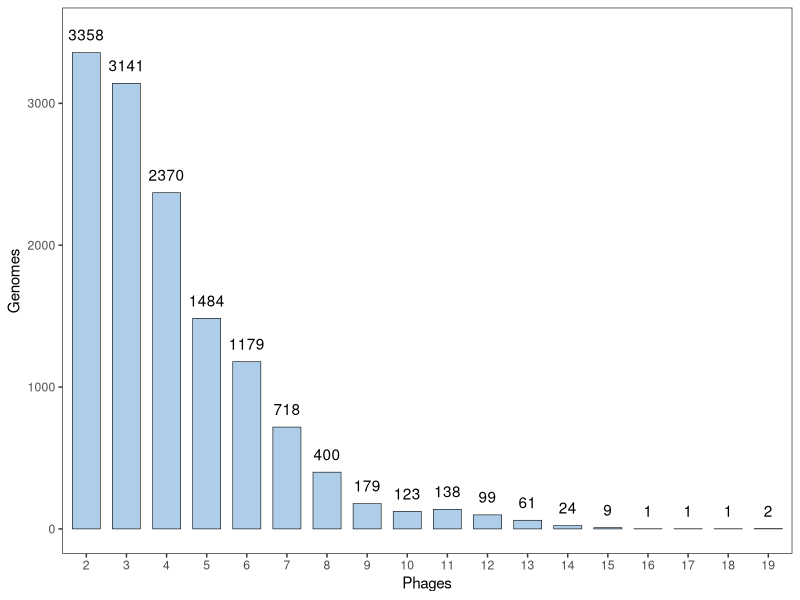
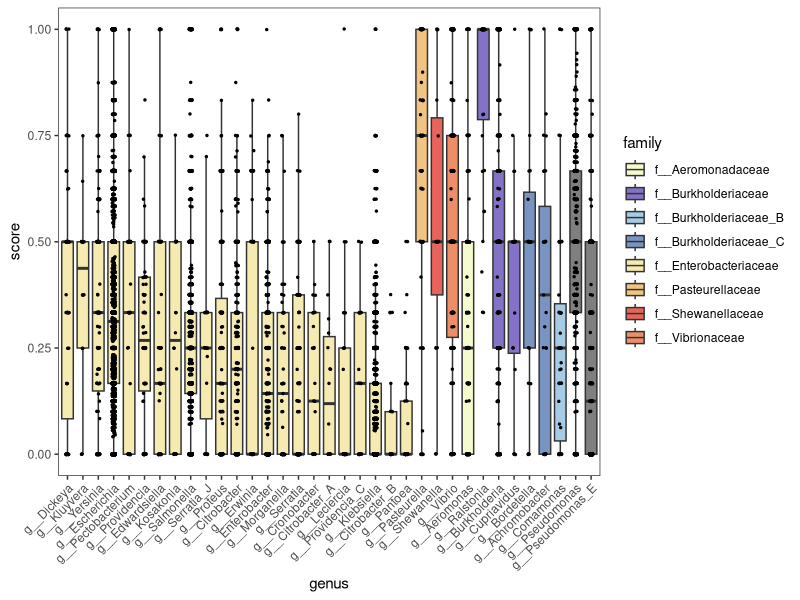
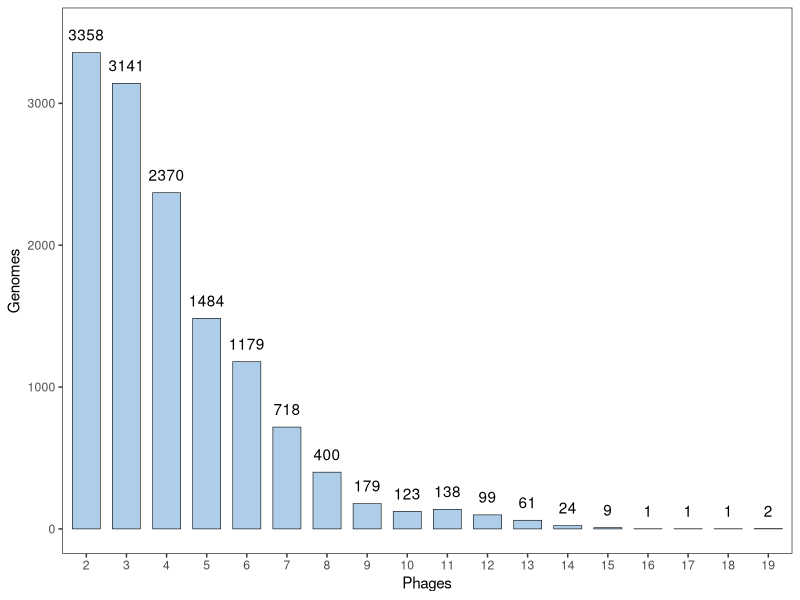
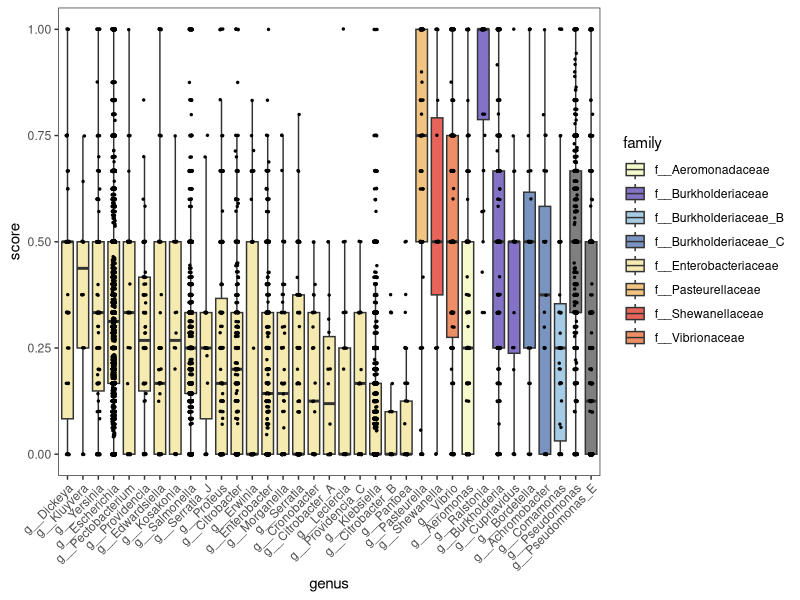

These charts were generated, in order, by the following R code:
library(ggplot2)
library(ggsignif)

df=read.table('multi-phage-for-r.tsv',head=TRUE,sep='\t')

df$type<- factor(df$type, levels = c('2','3','4','5',
                                     '6','7','8','9',
                                     '10','11','12','13',
                                     '14','15','16','17','18','19'))

p=ggplot(df, aes( x = type,y=num))+
  geom_col(width = 0.7,colour='black',linewidth=0.2,fill='#adcde8')+
  ylim(0,3500)+ylab('Genomes')+xlab('Phages')+
  geom_text(aes(label = num), vjust = -1)+
  theme_bw()+theme(panel.grid.major = element_blank(),
    panel.grid.minor = element_blank(),
    legend.position = 'none')
p

ggsave(file="multi-phage.pdf",device = cairo_pdf, width=6, height=3,p)

df1<- read.table("regulation-consistence-for-r.tsv",header = T)

df1$genus<- factor(df1$genus, levels = c('g__Dickeya', 'g__Kluyvera', 'g__Yersinia', 'g__Escherichia', 
                                         'g__Pectobacterium', 'g__Providencia', 'g__Edwardsiella', 
                                         'g__Kosakonia', 'g__Salmonella', 'g__Serratia_J', 'g__Proteus',
                                         'g__Citrobacter', 'g__Erwinia', 'g__Enterobacter', 'g__Morganella', 
                                         'g__Serratia', 'g__Cronobacter', 'g__Citrobacter_A', 'g__Leclercia',
                                         'g__Providencia_C', 'g__Klebsiella', 'g__Citrobacter_B', 'g__Pantoea',
                                       'g__Pasteurella','g__Shewanella','g__Vibrio','g__Aeromonas',
                                       'g__Ralstonia', 'g__Burkholderia', 'g__Cupriavidus','g__Bordetella', 'g__Achromobacter','g__Comamonas',
                                       'g__Pseudomonas', 'g__Pseudomonas_E'))

p1=ggplot(df1, aes( x = genus,y=score,fill=family))+
  geom_boxplot(outlier.shape = NA)+
  scale_fill_manual(values=c('f__Enterobacteriaceae'='#f5eab0','f__Pasteurellaceae'='#f1c482',
                             'f__Shewanellaceae'='#e8645b','f__Vibrionaceae'='#ed8e67',
                             'f__Aeromonadaceae'='#f6fbcd','f__Burkholderiaceae'='#8472c7',
                             'f__Burkholderiaceae_C'='#7994c0','f__Burkholderiaceae_B'='#a6cbe5'))+
  labs(x = "genus",
       y = "score") +
  geom_jitter(width=0.1,size=0.5,fill='black')+
  theme_bw()+theme(axis.text.x = element_text(angle = 45, hjust = 1),
                   panel.grid.major = element_blank(),
                   panel.grid.minor = element_blank())
p1
ggsave(file="boxplot.pdf",device = cairo_pdf, width=15, height=5,p1)
